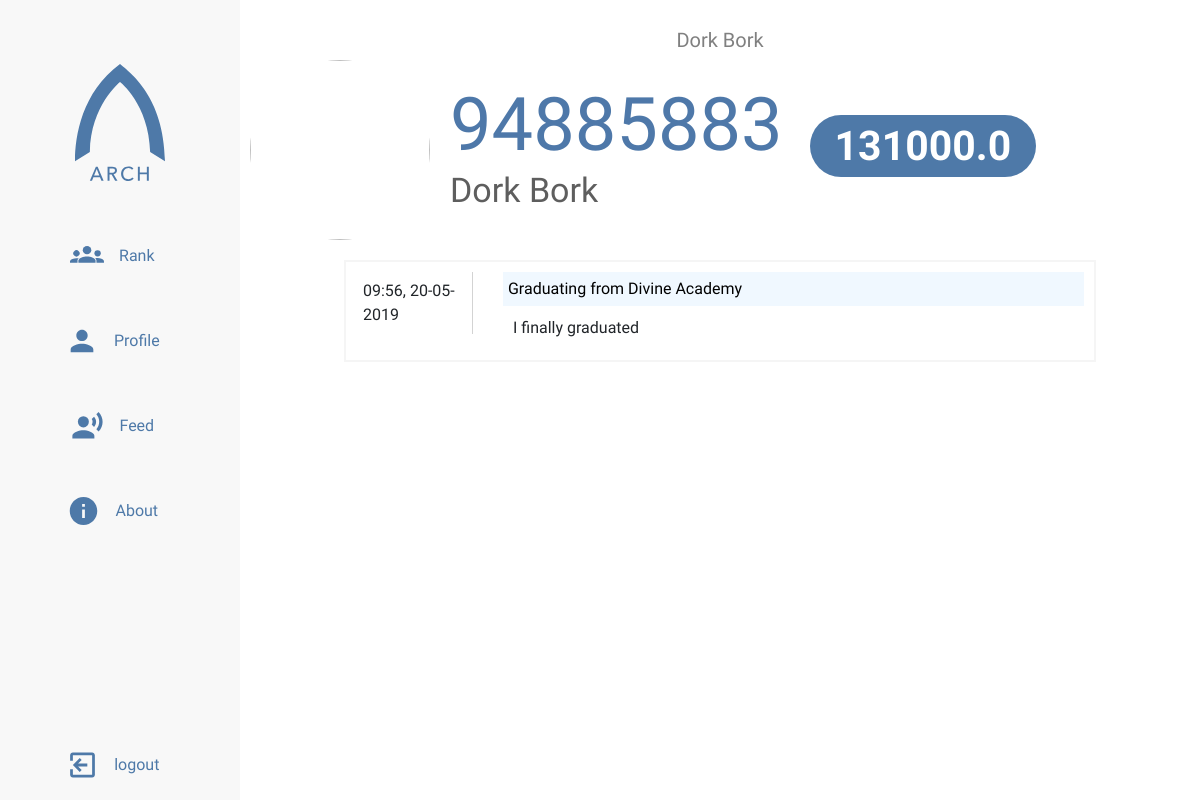
/profile/94885883 (signed in), run on the app's committed database.
### app/models.py (models this page shows, shortened)
class Citizen(db.Model, UserMixin):
    citizen_id = db.Column(db.String(12), primary_key=True)
    name = db.Column(db.String(64), index=True)
    eval_complete = db.Column(db.Integer)
    score = db.Column(db.Float)
    password_hash = db.Column(db.String(128))
    permission = db.Column(db.String(20), index=True, default='citizen')
    profile_image = db.Column(db.String(100))
    bio = db.Column(db.String(200))
    fav_leader = db.Column(db.String(30))
    income = db.Column(db.Integer)

class Status(db.Model):
    citizen_id = db.Column(db.String(12), db.ForeignKey('citizen.citizen_id'))
    status_id = db.Column(db.Integer, primary_key=True)
    timestamp = db.Column(db.DateTime, index=True, default=datetime.utcnow)
    status_category = db.Column(db.String(64), default='self-praise')
    body = body = db.Column(db.String(140))

### app/routes.py (the view)
@app.route('/profile/<citizen_id>')
@login_required
def profile(citizen_id):
    status_page = request.args.get('page', 1, type=int)
    citizen = Citizen.query.filter_by(citizen_id=citizen_id).first_or_404()
    title = citizen.name
    is_self = False
    all_status = Status.query.filter_by(citizen_id=citizen.citizen_id).order_by(
        Status.timestamp.desc()).paginate(
        status_page, 20, False)
    next = url_for('profile', citizen_id=citizen.citizen_id, status_page=all_status.next_num) \
        if all_status.has_next else None
    prev = url_for('profile', citizen_id=citizen.citizen_id, status_page=all_status.prev_num) \
        if all_status.has_prev else None
    if citizen_id == current_user.citizen_id:
        is_self = True
        title = 'My Profile'
    return render_template(
        'profile.html', title=title, citizen=citizen, is_self=is_self, status=all_status.items, next=next, prev=prev)

### app/models.py (called while the page is built)
@login.user_loader
def get_user(citizen_id):
    return Citizen.query.get(citizen_id)

### app/templates/profile.html (shortened to what this page needs)
{% extends "sidebar-base.html" %}
{% block style %}
<link rel="stylesheet" type="text/css" href="{{ url_for('static', filename='styles/profile.css') }}">
{% endblock %}
{% block content %}
     <div class="profilebox">
          <div class="pic-container">
          </div>
          <div class="info">
               <h1>{{ citizen.citizen_id }}</h1>
               <h2>{{ citizen.name }}</h2>
          </div>
          <div class="score">
               <h3 class="badge badge-pill">{{ citizen.score }}</h3>
          </div>
     </div>
     <div class="statusbox">
          {% for stat in status %}
          <div class="feed-post">
               <div class="poster">
                         <span>{{ stat.timestamp.strftime('%H:%M, %d-%m-%Y') }}</span>
                    </div>
                    <div class="post-main">
                         <div class="post-chip">
                              {{ stat.status_category }}
                         </div>
                         <div class="post-body">
                              {{ stat.body }}
                         </div>
                    </div>
               </div>
          {% endfor %}
     </div>
{% endblock content %}

### app/templates/sidebar-base.html (shortened to what this page needs)
{% extends "base.html" %}
{% block head %}
    <link rel="stylesheet" type="text/css" href="{{ url_for('static', filename='styles/sidebar.css') }}">
    {% block style %}{% endblock %}
{% endblock %}
{% block body %}
    <div class="grid-container">
        <div class="menu-icon">
        </div>
        <div class="title">
            <p>{{ title }}</p>
        </div>
        <aside class="sidenav">
        <ul class="sidenav-list ">
            <img id="nav-logo" src="{{ url_for('static', filename='assets/logotext.svg') }}" alt="Arch">
            <li class="nav-item"><a class="nav-link" href="{{ url_for('rank') }}">
                <img id="rank-icon" class="nav-icon icon" src="{{ url_for('static', filename='assets/rankicon.svg') }}">
                <p>Rank</p>
            </a></li>
            <li class="nav-item"><a class="nav-link" href="{{ url_for('profile_home') }}">
                <img id="profile-icon" class="nav-icon icon" src="{{ url_for('static', filename='assets/profileicon.svg') }}">
                <p>Profile</p>
            </a></li>
            <li class="nav-item"><a class="nav-link" href="{{ url_for('feed') }}">
                <img id="feed-icon" class="nav-icon icon" src="{{ url_for('static', filename='assets/feedicon.svg') }}">
                <p>Feed</p>
            </a></li>
            <li class="nav-item"><a class="nav-link" href="{{ url_for('about') }}">
                    <img id="about-icon" class="nav-icon icon" src="{{ url_for('static', filename='assets/infoicon.svg') }}">
                    <p>About</p>
            </a></li>
            <li class="nav-item nav-log">
            {% if current_user.is_anonymous %}
                <a class="nav-link" href="{{ url_for('login') }}">
                    <img id="login-icon" class="nav-icon icon" src="{{ url_for('static', filename='assets/loginicon.svg') }}">
                    <p>Login</p>
                </a>
            {% else %}
            <a class="nav-link" href="{{ url_for('logout') }}">
                <img id="logout-icon" class="nav-icon icon" src="{{ url_for('static', filename='assets/logouticon.svg') }}">
                <p>logout</p>
            </a>
            {% endif %}
            </li>
            </ul>
        </aside>
        <div class="main">
            {% block content %} {% endblock content %}
        </div>
    </div>
{% endblock %}

### app/static/styles/main.css (style rules this page uses)
body { font-family: 'Questrial', sans-serif; overflow-x: hidden; margin: 0; padding: 0; box-sizing: border-box; }

### app/static/styles/sidebar.css (style rules this page uses)
.grid-container { display: grid; grid-template-columns: 1fr; grid-template-rows: 50px 1fr; grid-template-areas: "header" "main"; height: 100vh; }
.title { grid-area: header; justify-self: center; margin-top: 25px; font-size: 20px; color: #808080; }
.main { padding: 10px; grid-area: main; overflow-y: auto; overflow-x: hidden; }
.menu-icon { position: fixed; display: flex; top: 5px; left: 10px; align-items: center; justify-content: center; z-index: 1; cursor: pointer; padding: 12px; color: #4e79a8; }
.sidenav { grid-area: nav; display: flex; flex-direction: column; height: 100%; width: 100vw; position: fixed; overflow-y: auto; transform: translateX(-100vw); transition: all .4s ease-in-out; background-color: #f8f8f8; z-index: 3; }
.sidenav-list { padding: 0; margin: 0; list-style: none; }
@media only screen and (min-width: 750px) { .grid-container { grid-template-columns: 240px 1fr; grid-template-areas: "nav header" "nav main"; } }
@media only screen and (min-width: 750px) { .sidenav { width: 240px; position: relative; transform: translateX(0); } }
.sidenav ul { display: flex; align-items: center; flex-direction: column; height: 100vh; }
#nav-logo { width: 90px; margin-bottom: 5vh; margin-top: 8vh; }
.nav-item { width: 70%; margin-bottom: 15px; }
.nav-link { display: flex; justify-content: center; margin: 0; color: #4e79a8; height: 70px; }
.nav-icon { width: calc(10% + 20px); float: left; }
.nav-link p { margin: 15px; font-weight: lighter; }
.nav-log { margin-top: auto; margin-bottom: 0; }

### app/static/styles/profile.css (style rules this page uses)
.profilebox { display: grid; grid-template-columns: calc(100px + 10vmin) 1fr 1fr; grid-template-areas: "pic name score" }
.info { padding-left: 20px; align-self: center; }
.info h1 { font-size: calc(50px + 2vw); color: #4e78a9; margin: 0; }
.info h2 { font-size: calc(10px + 2vw); color: #5e5e5e; }
.score { grid-area: score; align-self: center; }
.score h3 { font-size: calc(5px + 3vw); text-align: center; }
.badge { background-color: #4e79a8; font-size: 1rem; color: white; }
.pic-container { width: calc(100px + 10vmin); height: calc(100px + 10vmin); }
.feed-post { width: 80%; display: flex; flex-direction: row; margin: 20px auto; align-content: start; justify-content: start; padding: 10px; border: 2px whitesmoke solid; cursor: pointer; transition: 0.4s; }
.poster { display: flex; align-content: center; justify-content: center; flex-direction: column; border-right: 1px lightgray solid; height: 100%; padding: 7px; }
.feed-post > .post-main { margin-left: 30px; width: 100%; display: flex; flex-direction: column; justify-content: start; align-content: start; }
.post-chip { background-color: aliceblue; color: black; text-align: left; width: 100%; padding: 5px; }
.post-main > .post-body { width: 100%; padding: 10px; background-color: white; }

### data on the page
Citizen: name "Dork Bork", citizen_id "94885883", score "131000.0"
Status: timestamp "09:56, 20-05-2019", status_category "Graduating from Divine Academy", body "I finally graduated"
